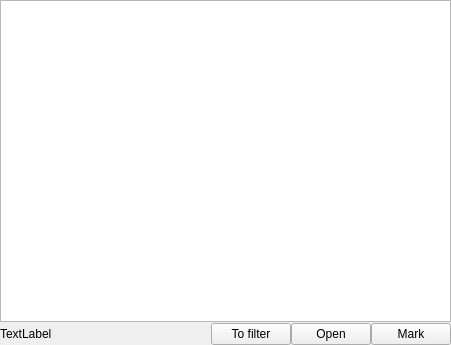
<?xml version="1.0" encoding="UTF-8"?>
<ui version="4.0">
 <class>Messages</class>
 <widget class="QWidget" name="Messages">
  <property name="geometry">
   <rect>
    <x>0</x>
    <y>0</y>
    <width>451</width>
    <height>345</height>
   </rect>
  </property>
  <property name="windowTitle">
   <string>New mail</string>
  </property>
  <layout class="QVBoxLayout" name="verticalLayout">
   <property name="spacing">
    <number>1</number>
   </property>
   <property name="margin">
    <number>0</number>
   </property>
   <item>
    <widget class="QTableView" name="tableView">
     <property name="selectionBehavior">
      <enum>QAbstractItemView::SelectRows</enum>
     </property>
     <property name="verticalScrollMode">
      <enum>QAbstractItemView::ScrollPerPixel</enum>
     </property>
     <attribute name="horizontalHeaderVisible">
      <bool>false</bool>
     </attribute>
     <attribute name="horizontalHeaderStretchLastSection">
      <bool>true</bool>
     </attribute>
    </widget>
   </item>
   <item>
    <layout class="QHBoxLayout" name="horizontalLayout">
     <property name="spacing">
      <number>0</number>
     </property>
     <item>
      <widget class="QLabel" name="label">
       <property name="minimumSize">
        <size>
         <width>200</width>
         <height>0</height>
        </size>
       </property>
       <property name="text">
        <string>TextLabel</string>
       </property>
       <property name="wordWrap">
        <bool>true</bool>
       </property>
      </widget>
     </item>
     <item>
      <spacer name="horizontalSpacer">
       <property name="orientation">
        <enum>Qt::Horizontal</enum>
       </property>
       <property name="sizeHint" stdset="0">
        <size>
         <width>40</width>
         <height>20</height>
        </size>
       </property>
      </spacer>
     </item>
     <item>
      <widget class="QPushButton" name="pushButton_3">
       <property name="text">
        <string>To filter</string>
       </property>
       <property name="icon">
        <iconset resource="systray.qrc">
         <normaloff>:/images/umbrella--plus.png</normaloff>:/images/umbrella--plus.png</iconset>
       </property>
      </widget>
     </item>
     <item>
      <widget class="QPushButton" name="pushButton">
       <property name="text">
        <string>Open</string>
       </property>
       <property name="icon">
        <iconset resource="systray.qrc">
         <normaloff>:/images/globe.png</normaloff>:/images/globe.png</iconset>
       </property>
      </widget>
     </item>
     <item>
      <widget class="QPushButton" name="pushButton_2">
       <property name="text">
        <string>Mark</string>
       </property>
       <property name="icon">
        <iconset resource="systray.qrc">
         <normaloff>:/images/tick-button.png</normaloff>:/images/tick-button.png</iconset>
       </property>
      </widget>
     </item>
    </layout>
   </item>
  </layout>
 </widget>
 <resources>
  <include location="systray.qrc"/>
 </resources>
 <connections>
  <connection>
   <sender>pushButton</sender>
   <signal>clicked()</signal>
   <receiver>Messages</receiver>
   <slot>acceptOpen()</slot>
   <hints>
    <hint type="sourcelabel">
     <x>633</x>
     <y>389</y>
    </hint>
    <hint type="destinationlabel">
     <x>534</x>
     <y>416</y>
    </hint>
   </hints>
  </connection>
  <connection>
   <sender>pushButton_2</sender>
   <signal>clicked()</signal>
   <receiver>Messages</receiver>
   <slot>acceptRead()</slot>
   <hints>
    <hint type="sourcelabel">
     <x>712</x>
     <y>386</y>
    </hint>
    <hint type="destinationlabel">
     <x>693</x>
     <y>443</y>
    </hint>
   </hints>
  </connection>
  <connection>
   <sender>pushButton_3</sender>
   <signal>clicked()</signal>
   <receiver>Messages</receiver>
   <slot>acceptFilter()</slot>
   <hints>
    <hint type="sourcelabel">
     <x>556</x>
     <y>397</y>
    </hint>
    <hint type="destinationlabel">
     <x>761</x>
     <y>380</y>
    </hint>
   </hints>
  </connection>
 </connections>
 <slots>
  <slot>acceptOpen()</slot>
  <slot>acceptRead()</slot>
  <slot>acceptFilter()</slot>
 </slots>
</ui>
